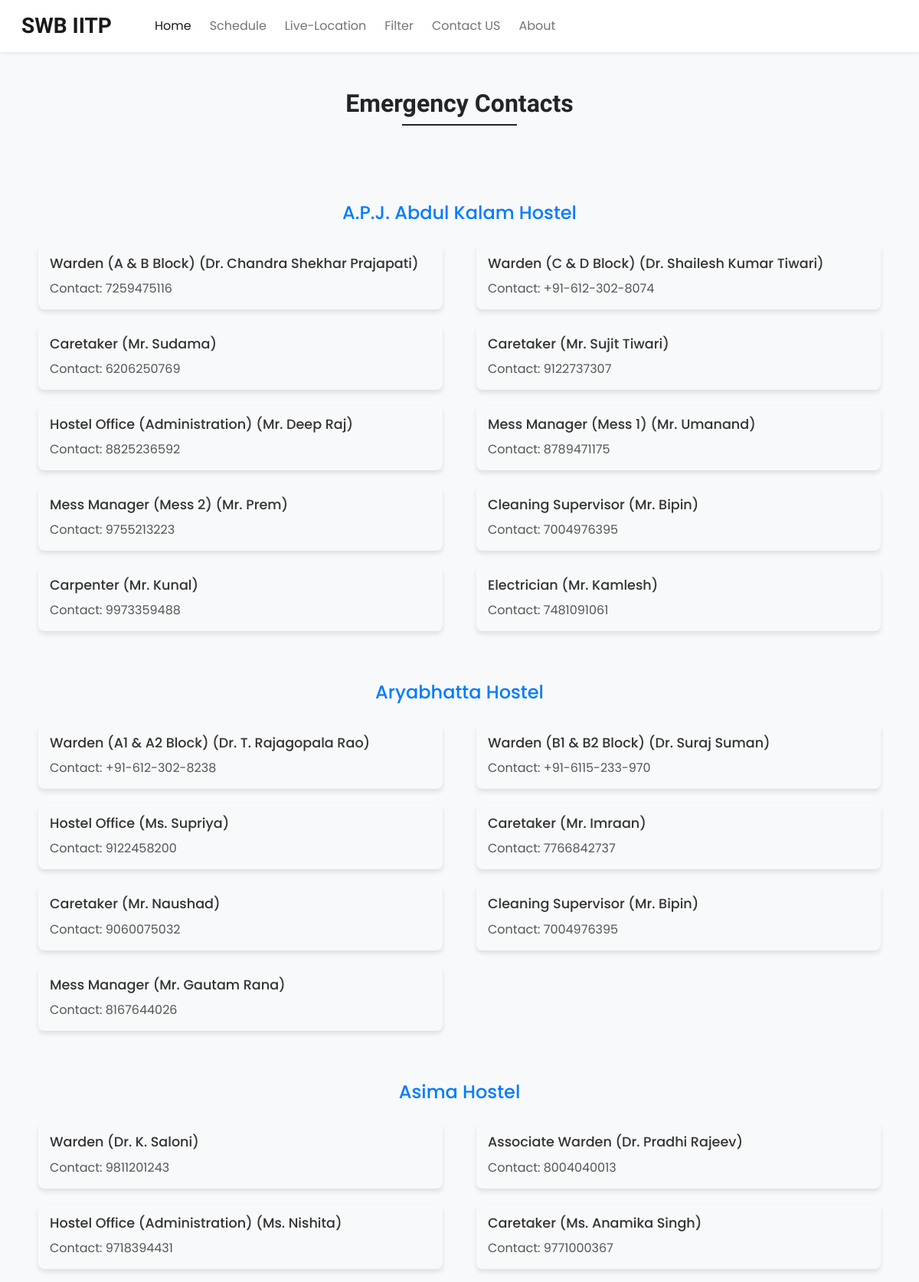
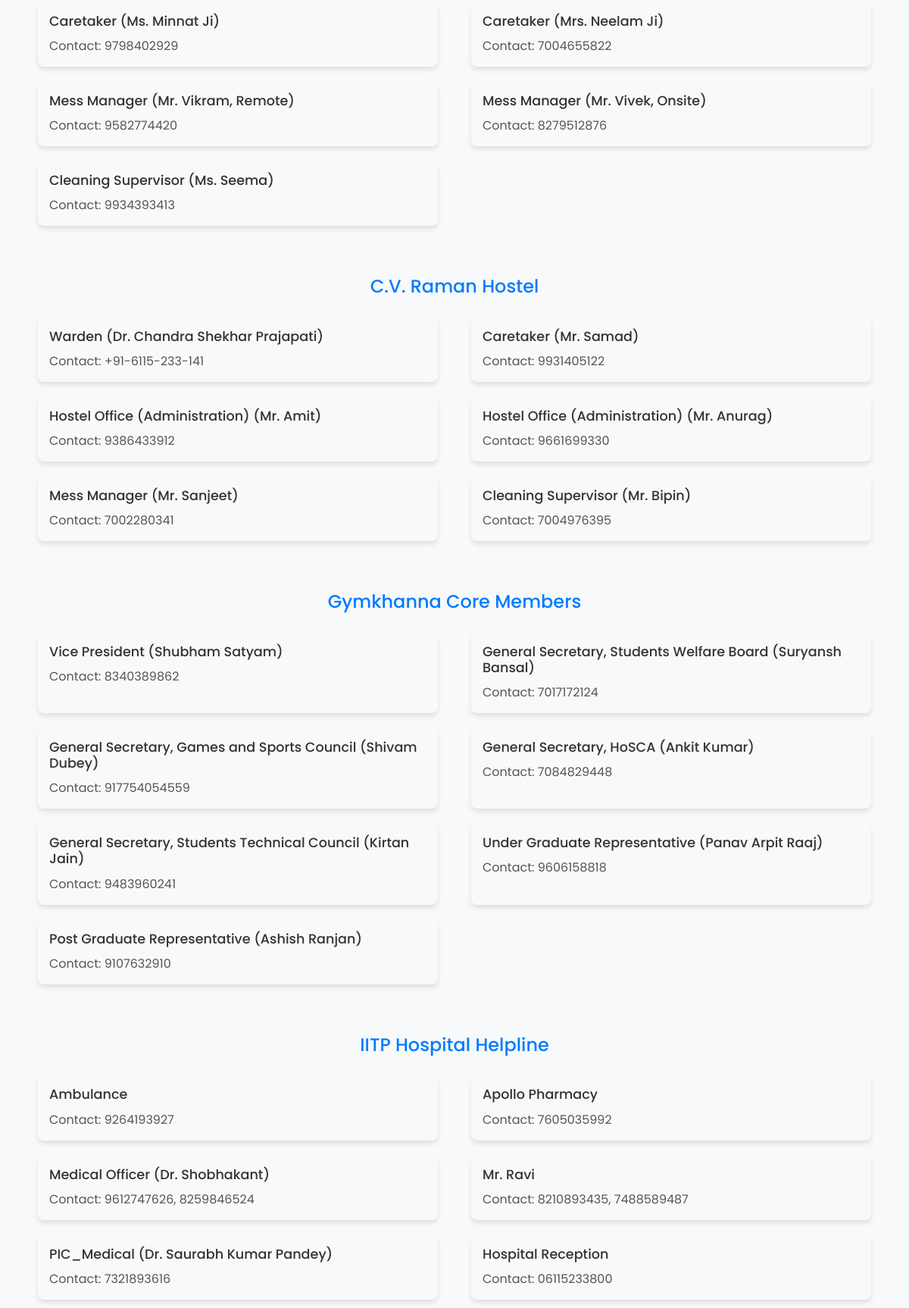
The page /main/emergency_contacts.php (upper part) on the database its author committed (2 pictures, top to bottom).
### tables this page shows
CREATE TABLE contacts (
    id INT AUTO_INCREMENT PRIMARY KEY,
    category VARCHAR(255),
    name VARCHAR(255),
    position VARCHAR(255),
    contact_number VARCHAR(255)
);

### main/inc/header.php (called while the page is built, shortened)
<?php require('nav.php')?>

### main/emergency_contacts.php (the view, shortened to what this page needs)
<?php require('inc/config.php')?>
<!DOCTYPE html>
<html lang="en">
<head>
    <?php require('inc/links.php')?>
</head>
<body class="bg-light">
    <?php require('inc/header.php')?>
    <div class="my-5 px-4">
        <h2 class="fw-bold h-font text-center">Emergency Contacts</h2>
        <div class="h-line bg-dark"></div>
    </div>
    <div class="container">
        <?php
        $query = "SELECT category, name, contact_number FROM contacts ORDER BY category";
        $result = mysqli_query($conn, $query);
        $current_category = '';
        if (mysqli_num_rows($result) > 0) {
            while ($row = mysqli_fetch_assoc($result)) {
                if ($current_category != $row['category']) {
                    if ($current_category != '') {
                        echo "</div><br>";
                    }
                    $current_category = $row['category'];
                    echo "<h3 class='category-title'>$current_category</h3>";
                    echo "<div class='contacts-wrapper'>";
                }
                echo "<div class='contact-card'>
                        <h4>{$row['name']}</h4>
                        <p>Contact: {$row['contact_number']}</p>
                    </div>";
            }
            echo "</div>";
        } else {
            echo "<p>No contacts found</p>";
        }
        ?>
    </div>
</body>
</html>

### main/inc/links.php (shortened to what this page needs)
<link href="https://cdn.jsdelivr.net/npm/bootstrap@5.0.2/dist/css/bootstrap.min.css" rel="stylesheet">
<link rel="stylesheet" href="https://cdn.jsdelivr.net/npm/bootstrap-icons@1.11.3/font/bootstrap-icons.min.css">
<link rel="stylesheet" href="css/common.css">

### main/inc/nav.php (shortened to what this page needs)
<nav class="navbar navbar-expand-lg navbar-light bg-white px-lg-3 py-lg-2 shadow-sm sticky-top">
  <div class="container-fluid">
    <a class="navbar-brand me-5 fw-bold fs-3 h-font" href="index.php">SWB IITP</a>
    <div class="collapse navbar-collapse" id="navbarSupportedContent">
      <ul class="navbar-nav me-auto mb-2 mb-lg-0">
        <li class="nav-item">
          <a class="nav-link active me-2" aria-current="page" href="index.php">Home</a>
        </li>
        <li class="nav-item">
          <a class="nav-link me-2" href="schedule.php">Schedule</a>
        </li>
        <li class="nav-item">
          <a class="nav-link me-2" href="livelocation.php">Live-Location</a>
        </li>
        <li class="nav-item">
          <a class="nav-link me-2" href="filterpage.php">Filter</a>
        </li>
        <li class="nav-item">
          <a class="nav-link me-2" href="contact.php">Contact US</a>
        </li>
        <li class="nav-item">
          <a class="nav-link me-2" href="about.php">About</a>
        </li>
      </ul>
    </div>
  </div>
</nav>

### main/css/common.css (style rules this page uses)
:root { --teal-hover : #279e8c; --teal : #2ec1ac ; }
* { font-family: 'Poppins' , sans-serif ; }
.h-font { font-family: 'Merienda' , sans-serif ; }
.h-line { width: 150px; margin: 0 auto; height: 1.7px; }

### main/emergency_contacts.php (style rules this page uses)
.contacts-wrapper { display: flex; flex-wrap: wrap; justify-content: space-between; }
.contact-card { background-color: #f8f9fa; padding: 15px; margin: 10px 0; width: 48%; box-shadow: 0px 4px 6px rgba(0, 0, 0, 0.1); transition: background-color 0.3s ease, box-shadow 0.3s ease; border-radius: 8px; }
.contact-card h4 { margin-bottom: 10px; font-size: 1.1rem; color: #333; }
.contact-card p { margin-bottom: 0; color: #555; }
h3.category-title { margin-top: 2rem; margin-bottom: 1rem; font-size: 1.5rem; color: #007bff; text-align: center; }
.container { padding: 20px; }

### rows shown on the page
contacts: category "A.P.J. Abdul Kalam Hostel", name "Warden (A & B Block) (Dr. Chandra Shekhar Prajapati)", contact_number "7259475116"
contacts: name "Warden (C & D Block) (Dr. Shailesh Kumar Tiwari)", contact_number "+91-612-302-8074"
contacts: name "Caretaker (Mr. Sudama)", contact_number "6206250769"
contacts: name "Caretaker (Mr. Sujit Tiwari)", contact_number "9122737307"
contacts: name "Hostel Office (Administration) (Mr. Deep Raj)", contact_number "8825236592"
contacts: name "Mess Manager (Mess 1) (Mr. Umanand)", contact_number "8789471175"
contacts: name "Mess Manager (Mess 2) (Mr. Prem)", contact_number "9755213223"
contacts: name "Cleaning Supervisor (Mr. Bipin)", contact_number "7004976395"
contacts: name "Carpenter (Mr. Kunal)", contact_number "9973359488"
contacts: name "Electrician (Mr. Kamlesh)", contact_number "7481091061"
contacts: category "Aryabhatta Hostel", name "Warden (A1 & A2 Block) (Dr. T. Rajagopala Rao)", contact_number "+91-612-302-8238"
contacts: name "Warden (B1 & B2 Block) (Dr. Suraj Suman)", contact_number "+91-6115-233-970"
contacts: name "Hostel Office (Ms. Supriya)", contact_number "9122458200"
contacts: name "Caretaker (Mr. Imraan)", contact_number "7766842737"
contacts: name "Caretaker (Mr. Naushad)", contact_number "9060075032"
contacts: name "Cleaning Supervisor (Mr. Bipin)", contact_number "7004976395"
contacts: name "Mess Manager (Mr. Gautam Rana)", contact_number "8167644026"
contacts: category "Asima Hostel", name "Warden (Dr. K. Saloni)", contact_number "9811201243"
contacts: name "Associate Warden (Dr. Pradhi Rajeev)", contact_number "8004040013"
contacts: name "Hostel Office (Administration) (Ms. Nishita)", contact_number "9718394431"
contacts: name "Caretaker (Ms. Anamika Singh)", contact_number "9771000367"
contacts: name "Caretaker (Ms. Minnat Ji)", contact_number "9798402929"
contacts: name "Caretaker (Mrs. Neelam Ji)", contact_number "7004655822"
contacts: name "Mess Manager (Mr. Vikram, Remote)", contact_number "9582774420"
contacts: name "Mess Manager (Mr. Vivek, Onsite)", contact_number "8279512876"
contacts: name "Cleaning Supervisor (Ms. Seema)", contact_number "9934393413"
contacts: category "C.V. Raman Hostel", name "Warden (Dr. Chandra Shekhar Prajapati)", contact_number "+91-6115-233-141"
contacts: name "Caretaker (Mr. Samad)", contact_number "9931405122"
contacts: name "Hostel Office (Administration) (Mr. Amit)", contact_number "9386433912"
contacts: name "Hostel Office (Administration) (Mr. Anurag)", contact_number "9661699330"
contacts: name "Mess Manager (Mr. Sanjeet)", contact_number "7002280341"
contacts: name "Cleaning Supervisor (Mr. Bipin)", contact_number "7004976395"
contacts: category "Gymkhanna Core Members", name "Vice President (Shubham Satyam)", contact_number "8340389862"
contacts: name "General Secretary, Students Welfare Board (Suryansh Bansal)", contact_number "7017172124"
contacts: name "General Secretary, Games and Sports Council (Shivam Dubey)", contact_number "917754054559"
contacts: name "General Secretary, HoSCA (Ankit Kumar)", contact_number "7084829448"
contacts: name "General Secretary, Students Technical Council (Kirtan Jain)", contact_number "9483960241"
contacts: name "Under Graduate Representative (Panav Arpit Raaj)", contact_number "9606158818"
contacts: name "Post Graduate Representative (Ashish Ranjan)", contact_number "9107632910"
contacts: category "IITP Hospital Helpline", name "Ambulance", contact_number "9264193927"
contacts: name "Apollo Pharmacy", contact_number "7605035992"
contacts: name "Medical Officer (Dr. Shobhakant)", contact_number "9612747626, 8259846524"
contacts: name "Mr. Ravi", contact_number "8210893435, 7488589487"
contacts: name "PIC_Medical (Dr. Saurabh Kumar Pandey)", contact_number "7321893616"
contacts: name "Hospital Reception", contact_number "06115233800"
